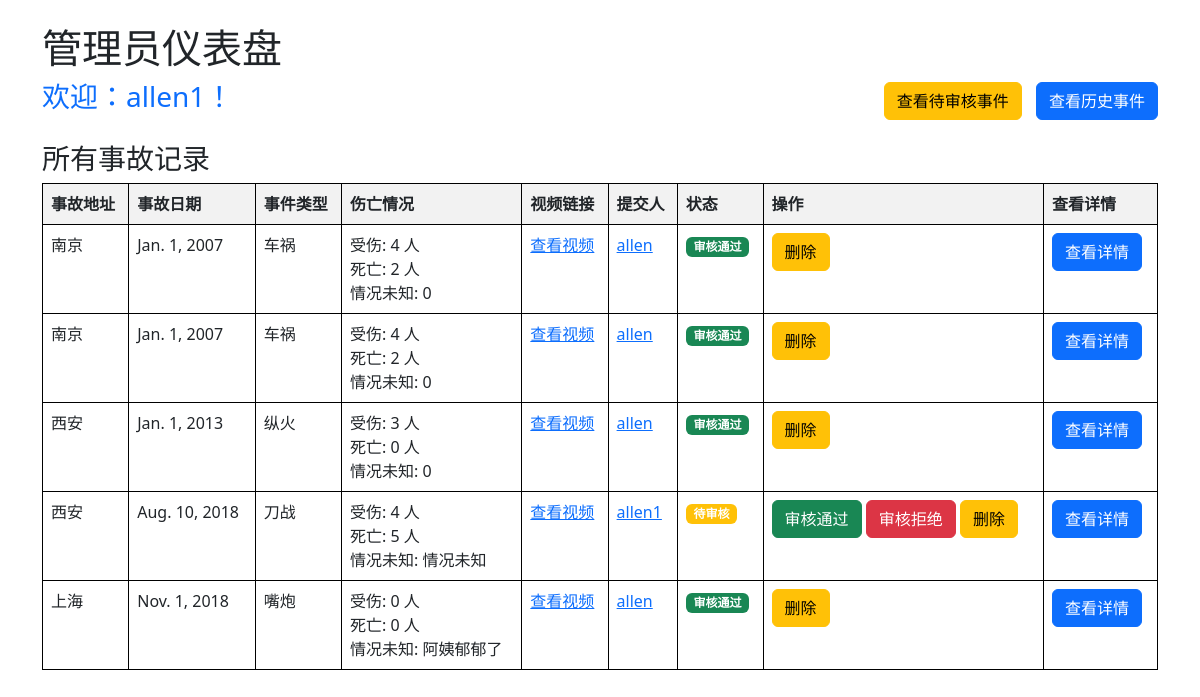
The page /admin_dashboard/ (signed in) on the database as committed earlier.
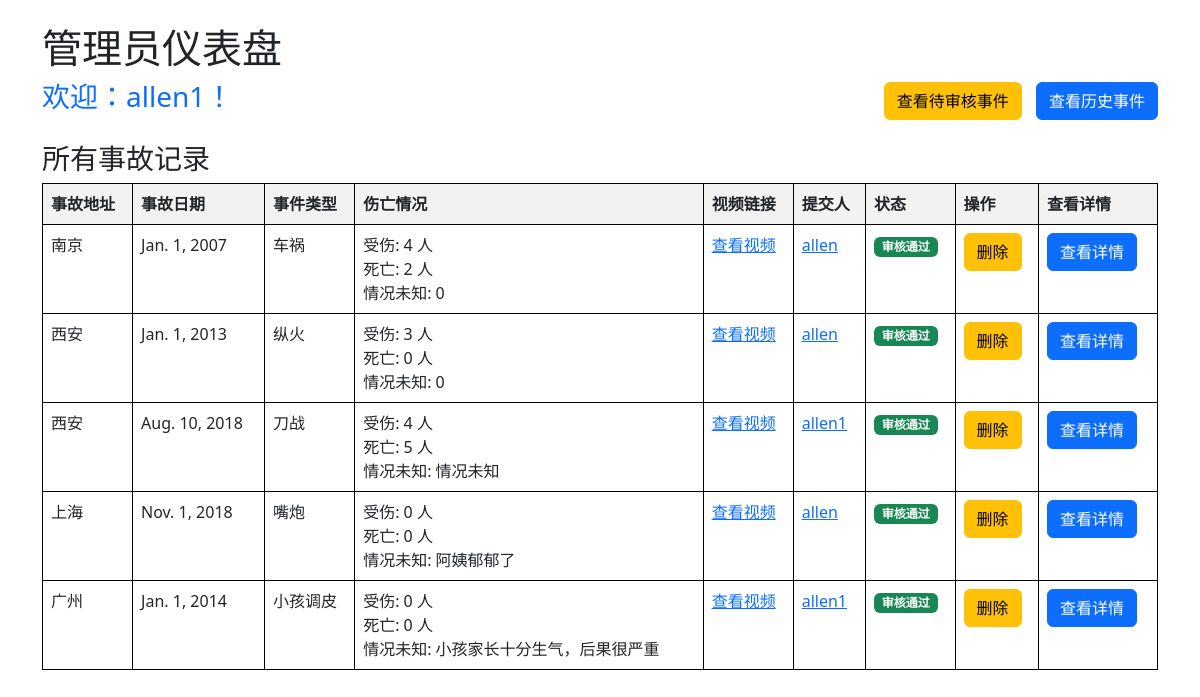
The same page on the database as committed later.
### data/models.py (models this page shows, shortened)
class Accident(models.Model):
    address = models.CharField(max_length=200)
    accident_date = models.DateField()
    description = models.TextField()
    accident_type = models.CharField(max_length=200)
    injured = models.PositiveIntegerField(default=0)
    dead = models.PositiveIntegerField(default=0)
    unknown = models.CharField(max_length=200, default='情况未知')
    latitude = models.FloatField(default=0.0)
    longitude = models.FloatField(default=0.0)
    video_link = models.CharField(max_length=200)
    is_approved = models.BooleanField(False)
    is_deleted = models.BooleanField(default=False)
    created_by = models.ForeignKey(User, on_delete=models.CASCADE)

### users/models.py (models this page shows, shortened)
class CustomUser(AbstractUser):
    is_admin = models.BooleanField(default=False)
    phone_number = models.CharField(max_length=15, blank=True, null=True)  # 电话号码
    address = models.TextField(blank=True, null=True)  # 地址
    def __str__(self):
        return self.username

### users/views.py (the view)
# urls.py: path('admin_dashboard/', views.admin_dashboard, name='admin_dashboard'),
@login_required
@user_passes_test(is_admin)
def admin_dashboard(request):
    if not request.user.is_authenticated:
        return redirect('login')
    if not request.user.is_staff:
        messages.error(request, "您没有访问管理员仪表盘的权限。")
        return redirect('user_dashboard')
    accidents = Accident.objects.filter(is_deleted=False)
    return render(request, 'users/admin_dashboard.html', {'accidents': accidents})

### users/views.py (called while the page is built)
def is_admin(user):
    return user.is_staff

### templates/users/admin_dashboard.html (shortened to what this page needs)
{% extends 'base_generic.html' %}
{% block content %}
    <div class="container mt-4">
        <h1>管理员仪表盘</h1>
        {% if not user.is_staff %}
          <p>你没有权限访问此页面。</p>
        {% else %}
        <div class="header">
          <h3><a href="{% url 'user_detail' user.id %}">欢迎：{{ user.username }}！</a></h3>
          <div>
            <a href="{% url 'admin_review_accident' %}" class="btn btn-warning">查看待审核事件</a>
            <a href="{% url 'accident_list' %}?next={{ request.path }}" class="btn btn-primary">查看历史事件</a>
          </div>
        </div>
        <h3>所有事故记录</h3>
        <table class="table">
            <thead>
                <tr>
                    <th>事故地址</th>
                    <th>事故日期</th>
                    <th>事件类型</th>
                    <th>伤亡情况</th>
                    <th>视频链接</th>
                    <th>提交人</th>
                    <th>状态</th>
                    <th>操作</th>
                    <th>查看详情</th>
                </tr>
            </thead>
            <tbody>
                {% for accident in accidents %}
                    <tr>
                        <td>{{ accident.address }}</td>
                        <td>{{ accident.accident_date }}</td>
                        <td>{{ accident.accident_type }}</td>
                        <td>
                            受伤: {{ accident.injured|default:0 }} 人<br>
                            死亡: {{ accident.dead|default:0 }} 人<br>
                            情况未知: {{ accident.unknown|default:0 }}
                        </td>
                        <td>
                            <a href="{{ accident.video_link }}" target="_blank">查看视频</a>
                        </td>
                        <td>
                          <a href="{% url 'user_detail' accident.created_by.id %}">{{ accident.created_by }}</a>
                        </td>
                        <td>
                          {% if accident.is_approved %}
                            <span class="badge bg-success">审核通过</span>
                          {% else %}
                            <span class="badge bg-warning">待审核</span>
                          {% endif %}
                        </td>
                        <td>
                          {% if not accident.is_approved %}
                            <a href="{% url 'admin_approve_accident' accident.id %}" class="btn btn-success">审核通过</a>
                            <a href="{% url 'admin_reject_accident' accident.id %}" class="btn btn-danger">审核拒绝</a>
                          {% endif %}
                            <a href="{% url 'admin_delete_accident' accident.id %}" class="btn btn-warning">删除</a>
                        </td>
                        <td>
                          <a href="{% url 'accident_detail' accident.id %}?next={{ request.path }}" class="btn btn-primary">查看详情</a>
                        </td>
                    </tr>
                    {% empty %}
                      <tr>
                        <td colspan="7" class="text-center">没有待处理的事故记录。</td>
                      </tr>
                {% endfor %}
            </tbody>
        </table>
    </div>
    {% endif %}
{% endblock %}

Rows that differ between the two databases and show on the page:
no longer on this page (row edited): Accident: address "南京", accident_date "Jan. 1, 2007", accident_type "车祸", injured "4", dead "2", unknown "0", created_by "allen", is_approved "审核通过"
changed Accident "Aug. 10, 2018": no longer shows "待审核 审核拒绝"
added Accident: address "广州", accident_date "Jan. 1, 2014", accident_type "小孩调皮", injured "0", dead "0", unknown "小孩家长十分生气，后果很严重", created_by "allen1", is_approved "审核通过"
